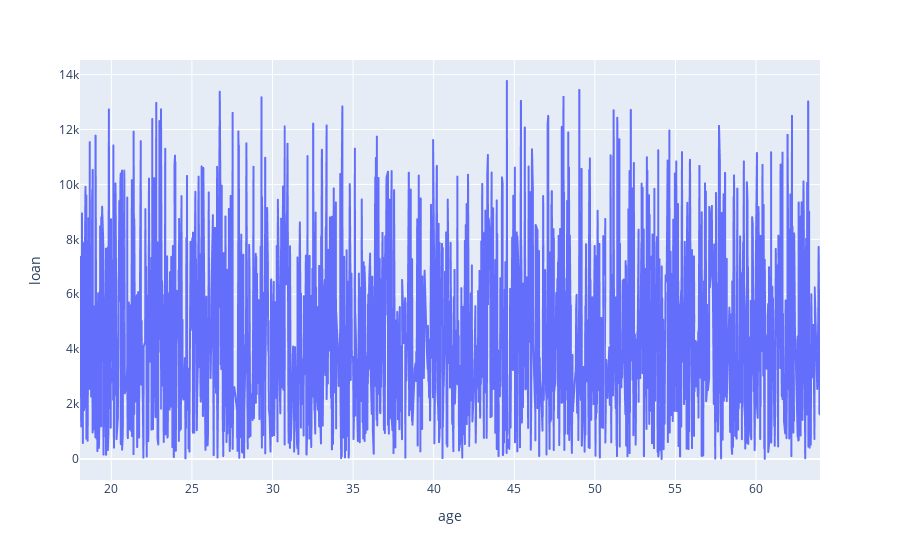

The code cell stored with this chart in its notebook:
### Code cell
fig = px.line(df.sort_values(by=['age']), x="age", y="loan")
fig.show()

### Figure 1 — Plotly figure (JSON) as saved in the notebook; plotly's stock layout.template omitted (floating-point values rounded to 4 significant figures; data arrays with more than 128 entries replaced by an {"elided": "..."} marker saying what was removed)
{"data": [{"hovertemplate": "age=%{x}<br>loan=%{y}<extra></extra>", "legendgroup": "", "line": {"color": "#636efa", "dash": "solid"}, "marker": {"symbol": "circle"}, "mode": "lines", "name": "", "showlegend": false, "type": "scattergl", "x": {"elided": "2000 float values"}, "xaxis": "x", "y": {"elided": "2000 float values"}, "yaxis": "y"}], "layout": {"legend": {"tracegroupgap": 0}, "margin": {"t": 60}, "xaxis": {"anchor": "y", "domain": [0, 1], "title": {"text": "age"}}, "yaxis": {"anchor": "x", "domain": [0, 1], "title": {"text": "loan"}}}}
